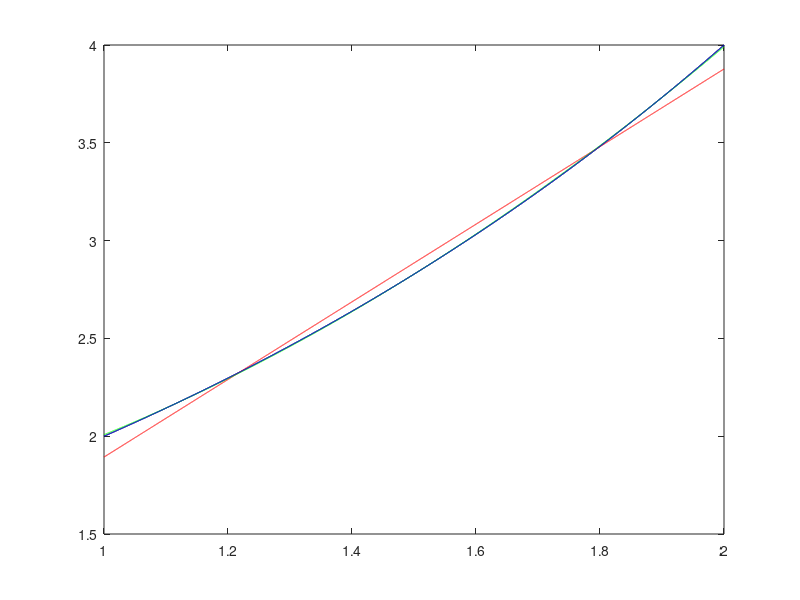
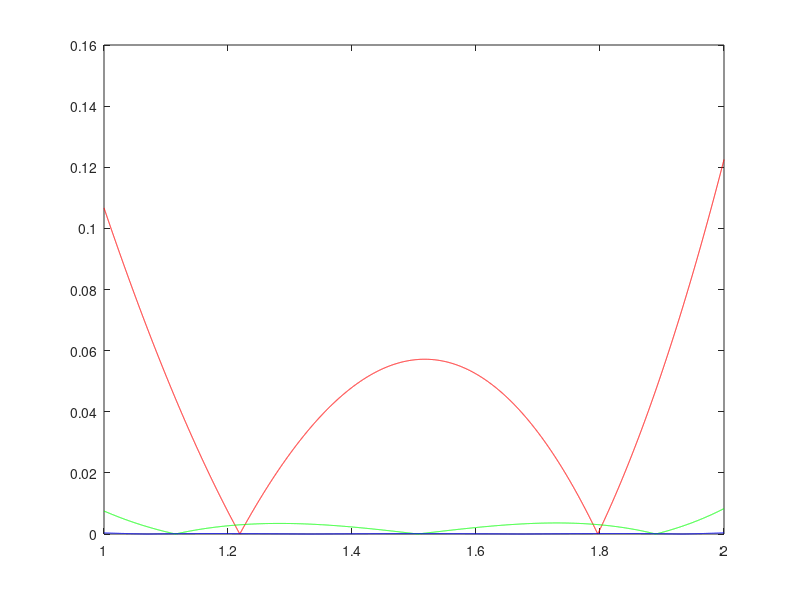

Source code (MATLAB) for these figures, in order:
x = 1 : 0.0001 : 2

exp_poly1 = polyfit(x,pow2(x),1);
disp("exp poly, n=1")
polyout(exp_poly1,'x')
exp_poly2 = polyfit(x,pow2(x),2);
disp("exp poly, n=2")
polyout(exp_poly2,'x')
exp_poly3 = polyfit(x,pow2(x),3);
disp("exp poly, n=3")
polyout(exp_poly3,'x')

figure(1)
plot(x,pow2(x),"k");
hold on;
plot(x,polyval(exp_poly1,x),"r");
hold on;
plot(x,polyval(exp_poly2,x),"g");
hold on;
plot(x,polyval(exp_poly3,x),"b");

figure(2)
plot(x,abs(pow2(x)-polyval(exp_poly1,x)),"r");
hold on;
plot(x,abs(pow2(x)-polyval(exp_poly2,x)),"g");
hold on;
plot(x,abs(pow2(x)-polyval(exp_poly3,x)),"b");
